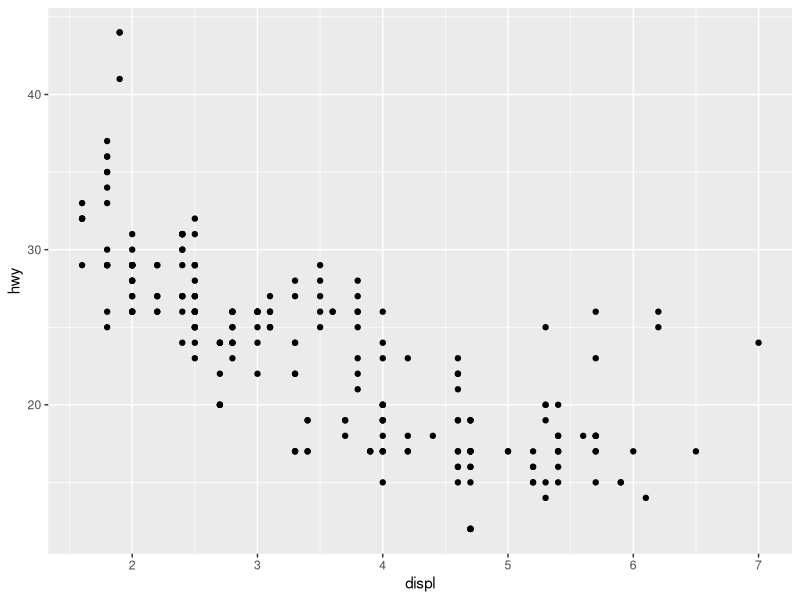
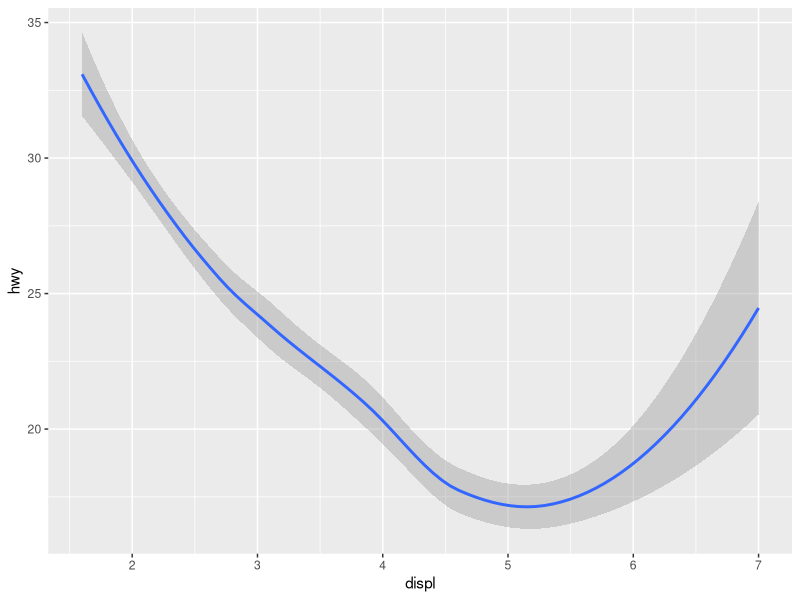
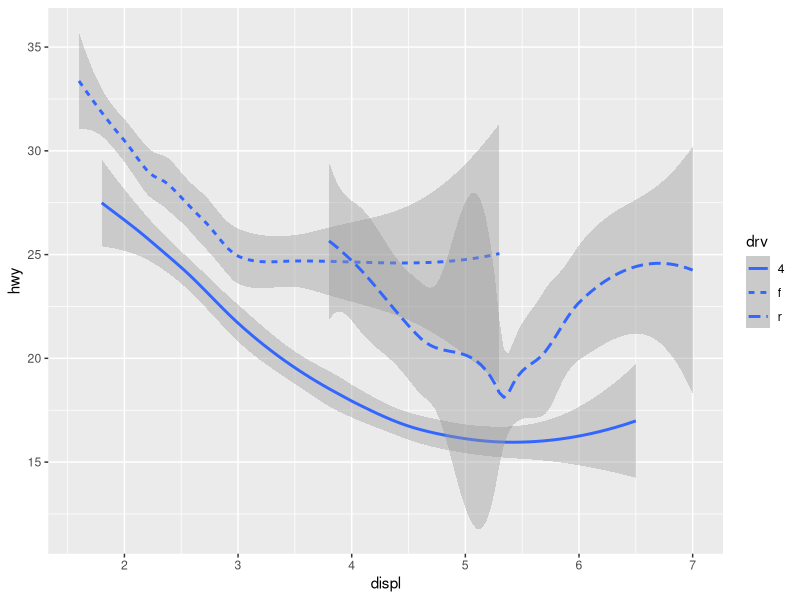
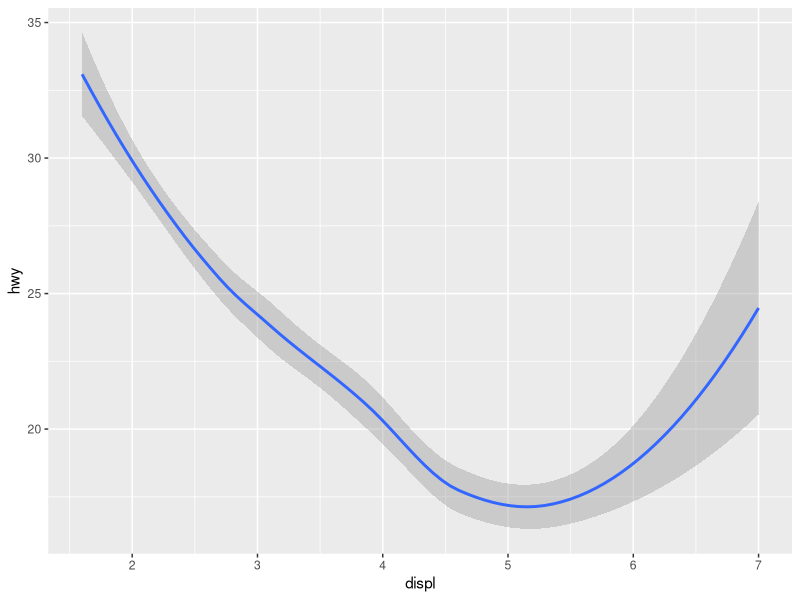
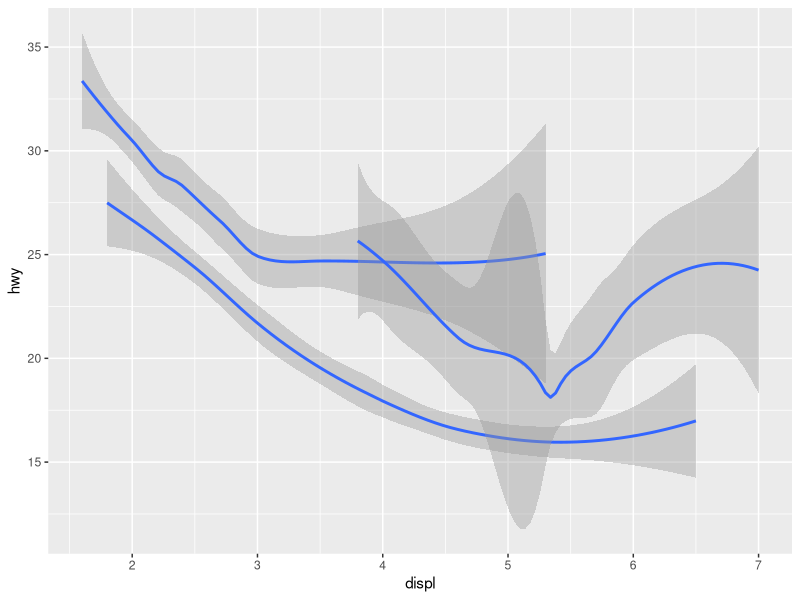
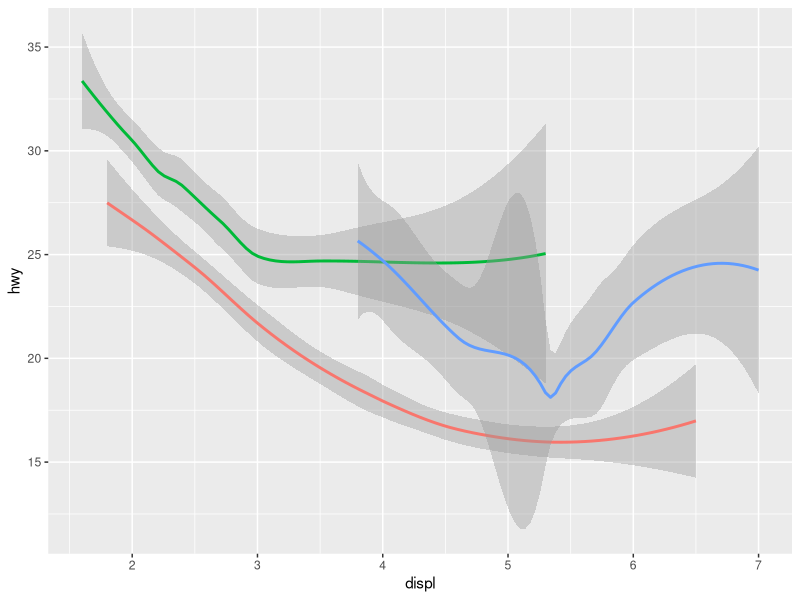
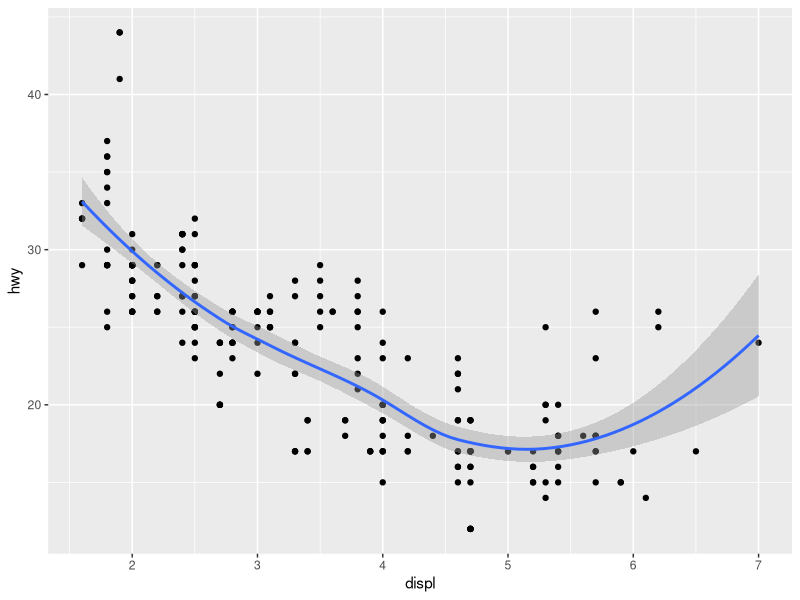
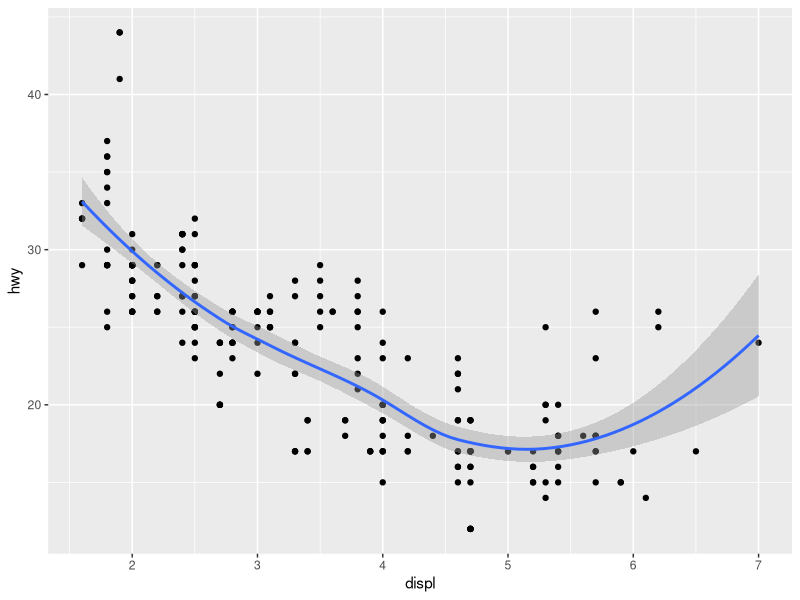

Generate these figures, in order, with R:
## Giudicelli GC - 19/05/2023
## R version 4.2.2
## R for Data Science - Chapter 1
## Exercices solutions: https://jrnold.github.io/r4ds-exercise-solutions/

## set wd
setwd("~/Desktop/R4DS/")

## load tidyverse libraries (already installed)
## install.packages("tidyverse") ## if not installed
library(tidyverse)
## install.packages("ggplot2") ## if not installed
library(ggplot2)

## Question: cars with bigger engines use more fuel than cars with smaller engines?
## We will use the ggplot2::mpg data frame to answer this question
ggplot2::mpg
?mpg ## more info about the data frame

## Geometric objects
## graphics from page 16 - on the book they are incorrect
## left
ggplot(data = mpg) +
  geom_point(mapping = aes(x = displ, y = hwy))
## right
ggplot(data = mpg) +
  geom_smooth(mapping = aes(x = displ, y = hwy))

## Adding drv information on the previous graphic
ggplot(data = mpg) +
  geom_smooth(mapping = aes(x = displ, y = hwy, linetype = drv))

## Testing different graphics with geom_smooth
ggplot(data = mpg) +
  geom_smooth(mapping = aes(x = displ, y = hwy))
ggplot(data = mpg) +
  geom_smooth(mapping = aes(x = displ, y = hwy, group = drv))
ggplot(data = mpg) +
  geom_smooth(mapping = aes(x = displ, y = hwy, color = drv),
              show.legend = FALSE)

## To show different geom at the same graphic, add different geom_ functions
ggplot(data = mpg) +
  geom_point(mapping = aes(x = displ, y = hwy)) +
  geom_smooth(mapping = aes(x = displ, y = hwy))

## The previous graphic code presents some duplication: (mapping = aes(x = displ, y = hwy)).
## To avoid this repetition, you should PLACE MAPPING, as following:
ggplot(data = mpg, mapping = aes(x = displ, y = hwy)) +
  geom_point() +
  geom_smooth()

## Creating the mapping as previously you could exhibits different aesthetics in each layer
ggplot(data = mpg, mapping = aes(x = displ, y = hwy)) +
  geom_point(mapping = aes(color = class)) +
  geom_smooth()

## Specifying different data for each layer. Smooth line displays a subset of the mpg dataset, the subcompact cars. 
## The local data argument in geom_smooth() overrides the global data argument in ggplot() for that layer only.
## Not sure how useful this is, perhaps I'll figure it out later.
ggplot(data = mpg, mapping = aes(x = displ, y = hwy)) +
  geom_point(mapping = aes(color = class)) +
  geom_smooth(data = filter(mpg, class == "subcompact"),
              se = FALSE)

## Exercises, pages 20 and 21
## 1. Graphic line: geom_line. Boxplot: geom_boxplot. Area graphic: geom_ares.
## Histogram: geom_histogram - with histogram you must only have an x or y aesthetic.
ggplot(data = mpg) +
  geom_area(mapping = aes(x = displ, y = hwy))
## 2. I believe the code will generate a plot similar to the one at page 19, but with the drv variable instead of class.
## It was different (and better) that what I was expecting.
ggplot(data = mpg, mapping = aes(x = displ, y = hwy, color = drv)) +
  geom_point() +
  geom_smooth(se = FALSE)
## 3. show.legend = FALSE hides the legend. It is useful because the group aesthetic by itself does not add a legend 
## or distinguishing features to the geoms (as mentioned at page 18).
## 4. se argument display confidence interval around smooth; TRUE by default, see level to control.)
?geom_smooth
## 5. Graphics are exactly the same; the first one we place mapping, as suggested on page 19.
ggplot(data = mpg, mapping = aes(x = displ, y = hwy)) +
  geom_point() +
  geom_smooth()
ggplot() +
  geom_point(
    data = mpg, 
    mapping = aes(x = displ, y = hwy)
    ) +
  geom_smooth(
    data = mpg, 
    mapping = aes(x = displ, y = hwy)
    )
## 6. 
## Graphic 1 OK
ggplot(data = mpg, mapping = aes(x = displ, y = hwy)) +
  geom_point() +
  geom_smooth(se = FALSE)
## Graphic 2 was like this (comment), bellow is the correct one
# ggplot(data = mpg, mapping = aes(x = displ, y = hwy, linetype = drv)) +
#   geom_point() +
#   geom_smooth(se = FALSE)
ggplot(data = mpg, aes(x = displ, y = hwy,)) +
  geom_point() +
  geom_smooth(mapping = aes(group = drv), se = FALSE)
## Graphic 3
ggplot(data = mpg, mapping = aes(x = displ, y = hwy, color = drv)) +
  geom_point() +
  geom_smooth(se = FALSE)
## Graphic 4
## Did a lot o plots, but couldn't get to the correct one.
ggplot(data = mpg, aes(x = displ, y = hwy)) +
  geom_point(aes(color = drv)) +
  geom_smooth(se = FALSE)
## Graphic 5
ggplot(data = mpg) +
  geom_point(mapping = aes(x = displ, y = hwy, color = drv)) +
  geom_smooth(mapping = aes(x = displ, y = hwy, linetype = drv), se = FALSE)
## The below graphic is nice, with linetype with the same colors as drv points
# ggplot(data = mpg, aes(x = displ, y = hwy, color = drv, linetype = drv)) +
#   geom_point() +
#   geom_smooth(se = FALSE)
## Graphic 6
## I thought I must use color/fill, as bellow, but no.
# ggplot(data = mpg) +
#   geom_point(mapping = aes(x = displ, y = hwy, color = drv), fill = "white")
ggplot(mpg, aes(x = displ, y = hwy)) +
  geom_point(size = 4, color = "white") +
  geom_point(aes(colour = drv))
